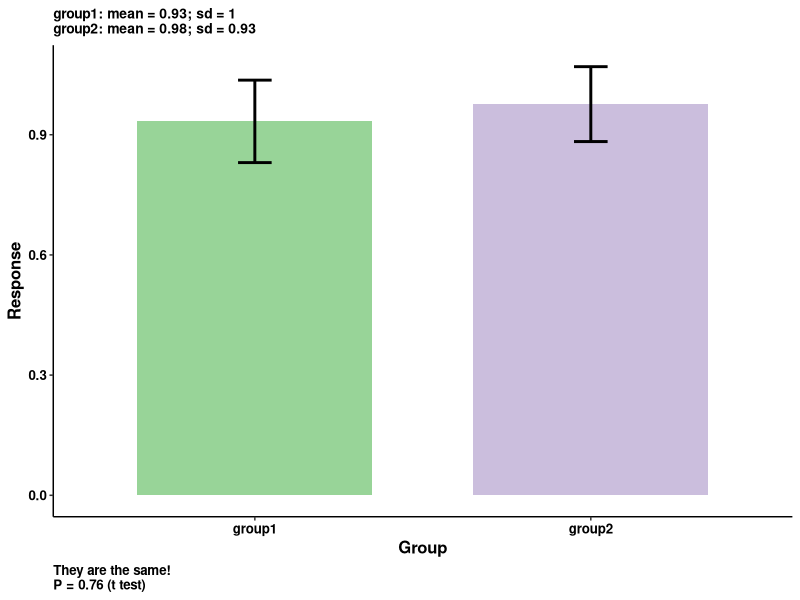
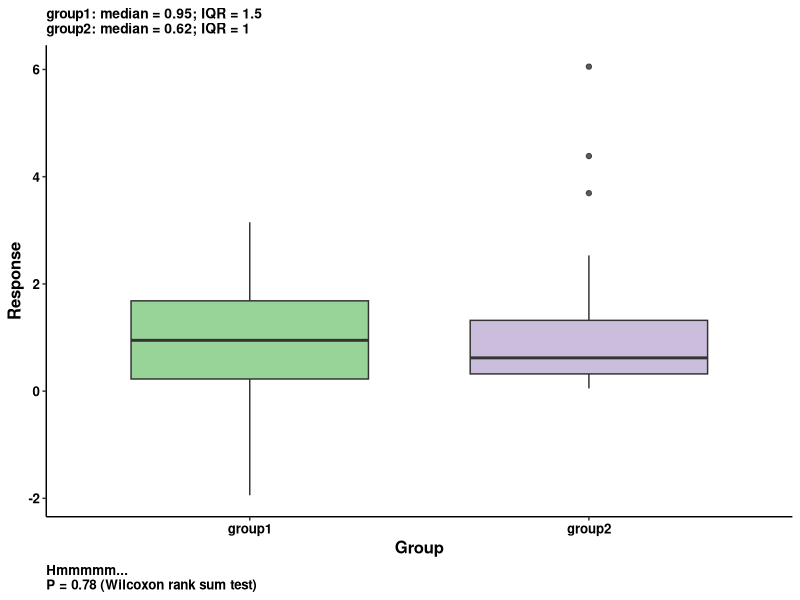
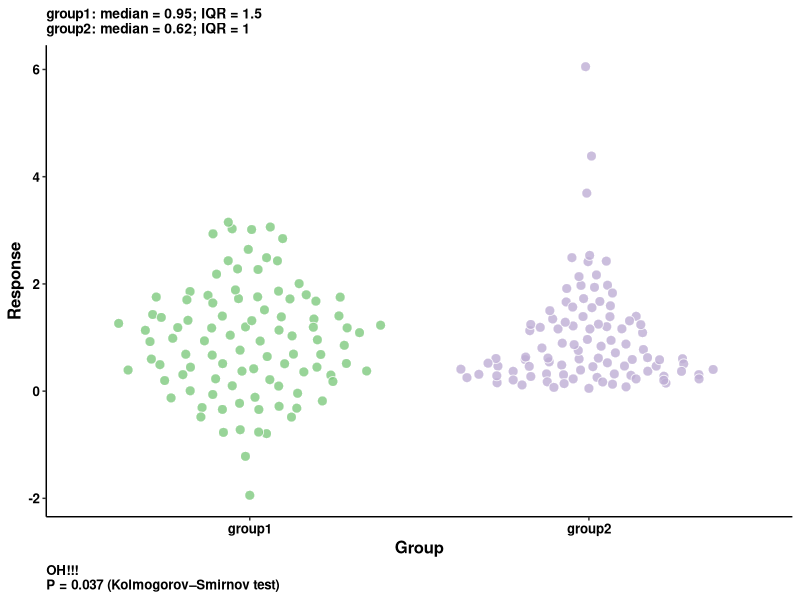
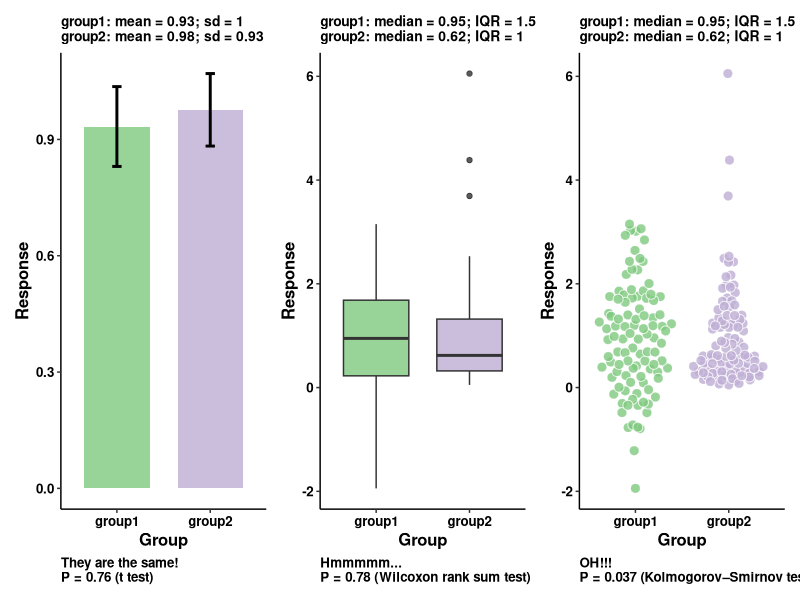
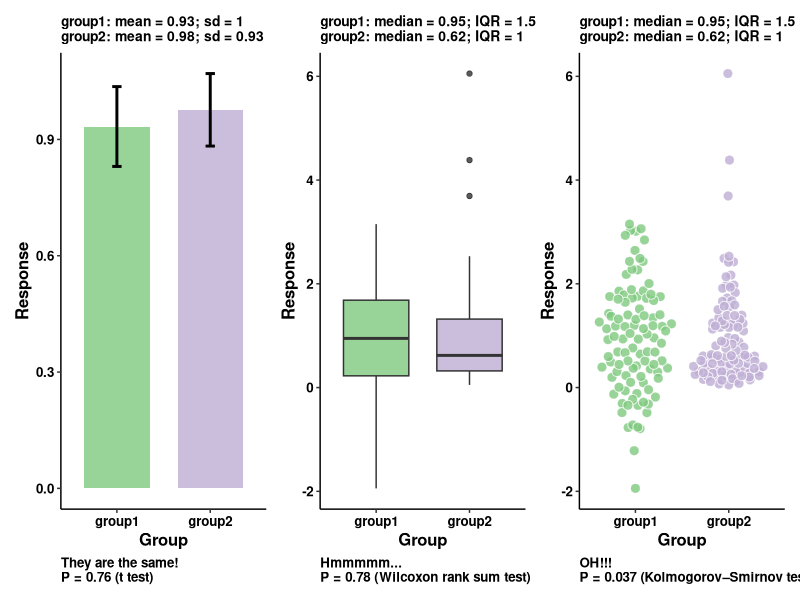
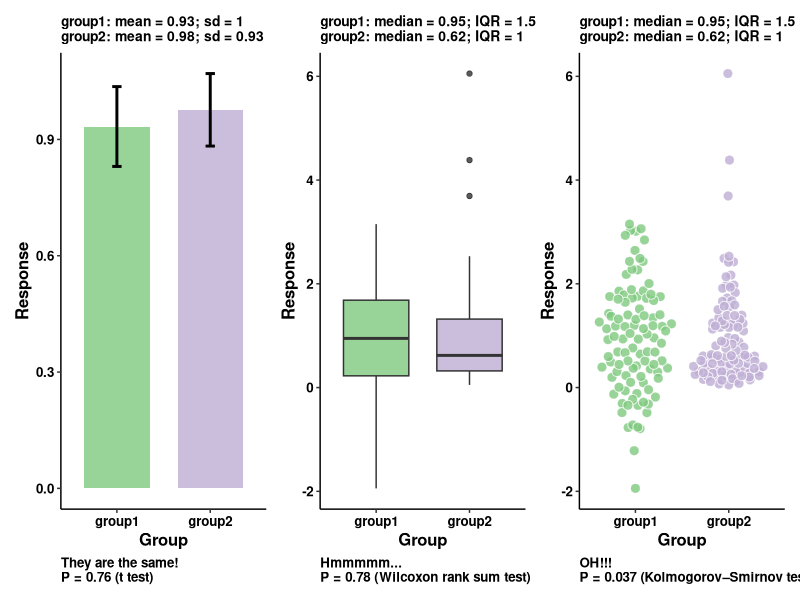

These figures' R source, in order:
## ---- chunk 1
knitr::opts_chunk$set(echo = TRUE)
## ---- chunk 2
library(tidyverse)
library(RColorBrewer) # for the colors 
library(patchwork) # for putting ggplot objects into one graph 
## ---- chunk 3
set.seed(666)
group1 <- rnorm(n = 100, mean = 1, sd = 1)
group2 <- rlnorm(n = 100, 
                 meanlog = log(1^2/sqrt(1^2 + 1^2)), 
                 sdlog = sqrt(log(1+(1^2/1^2))))

sd(group1)
sd(group2)

mean(group1)
mean(group2)

median(group1)
median(group2)

IQR(group1)
IQR(group2)
## ---- chunk 4
groups_long <- cbind(
  group1,
  group2
) %>% 
  as.data.frame() %>% 
  gather("group", "response", 1:2)

head(groups_long)
## ---- chunk 5
t.test(group1, group2)

wilcox.test(group1, group2)

ks.test(group1, group2)
## ---- chunk 6
bar <- groups_long %>% 
  ggplot(aes(x = group, y = response)) +
  geom_bar(stat = "summary", fun = mean, 
           width = 0.7, alpha = 0.8,
           aes(fill = group)) + 
  stat_summary(geom = "errorbar", fun.data = "mean_se",
               width = 0.1, size = 1) +
  scale_fill_manual(values = brewer.pal(8, "Accent")[1:2]) +
  labs(x = "Group",
       y = "Response",
       caption = paste0("They are the same!\nP = ", 
                        signif(t.test(group1, group2)$p.value, 2),
                        " (t test)")) +
  theme_classic() +
  theme(
    text = element_text(size = 12, face = "bold", color = "black"),
    axis.text = element_text(color = "black"),
    legend.position = "none",
    plot.title = element_text(size = 10),
    plot.caption = element_text(hjust = 0)
  ) +
  ggtitle(
    paste0(
      "group1: mean = ", signif(mean(group1), 2), 
      "; sd = ", signif(sd(group1), 2), "\n",
      "group2: mean = ", signif(mean(group2), 2), 
      "; sd = ", signif(sd(group2), 2)
    )) 
  
  

bar
## ---- chunk 7
box <- groups_long %>% 
  ggplot(aes(x = group, y = response)) +
  geom_boxplot(width = 0.7, alpha = 0.8, 
          aes(fill = group)) +
  scale_fill_manual(values = brewer.pal(8, "Accent")[1:2]) +
  labs(x = "Group",
       y = "Response",
       caption = paste0("Hmmmmm...\nP = ", 
                        signif(wilcox.test(group1, group2)$p.value, 2),
                        " (Wilcoxon rank sum test)")) +
  theme_classic() +
  theme(
    text = element_text(size = 12, face = "bold", color = "black"),
    axis.text = element_text(color = "black"),
    legend.position = "none",
    plot.title = element_text(size = 10),
    plot.caption = element_text(hjust = 0)
  ) +
  ggtitle(
    paste0(
      "group1: median = ", signif(median(group1), 2), 
      "; IQR = ", signif(IQR(group1), 2), "\n",
      "group2: median = ", signif(median(group2), 2), 
      "; IQR = ", signif(IQR(group2), 2)
    )
  )

box
## ---- chunk 8
dotplot <- groups_long %>% 
  ggplot(aes(x = group, y = response)) +
  ggbeeswarm::geom_quasirandom(
    shape = 21, color = "white", 
    alpha = 0.8, size = 3,
    aes(fill = group)
  ) +
  scale_fill_manual(values = brewer.pal(8, "Accent")[1:2]) +
  labs(x = "Group",
       y = "Response",
        caption = paste0("OH!!!\nP = ", 
                        signif(ks.test(group1, group2)$p.value, 2),
                        " (Kolmogorov–Smirnov test)")) +
  theme_classic() +
  theme(
    text = element_text(size = 12, face = "bold", color = "black"),
    axis.text = element_text(color = "black"),
    legend.position = "none",
    plot.title = element_text(size = 10),
    plot.caption = element_text(hjust = 0)
  ) +
  ggtitle(
    paste0(
      "group1: median = ", signif(median(group1), 2), 
      "; IQR = ", signif(IQR(group1), 2), "\n",
      "group2: median = ", signif(median(group2), 2), 
      "; IQR = ", signif(IQR(group2), 2)
    )
  )

dotplot 
## ---- chunk 9
wrap_plots(
  bar, box, dotplot, nrow = 1
)

ggsave("../Results/dont_bar_plot.svg", height = 5, width = 10)
ggsave("../Results/dont_bar_plot.png", height = 5, width = 10)
